Frame 1 (no input): blank canvas, image omitted
Frame 60 (the mouse pressed at the canvas centre just before this capture): blank canvas, image omitted
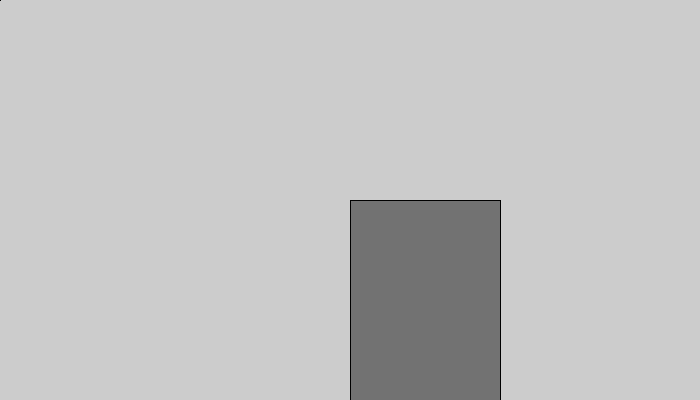
Frame 120 (the mouse held since frame 60 and released just before this capture)

The Processing sketch whose frames 1 and 60 were blank and that drew this single picture after the mouse press (run headless with seeded random() and noise(); from frame 60 on, the mouse is pressed at the canvas centre):

// Processing sketch: processing_37730
// ── processing_37730.pde

void setup (){
  
 size (700,400); 
}

void draw (){

 fill(100,10);
 
 rect (mouseX,mouseY,mouseX-mouseY,mouseX );
  
  
}
